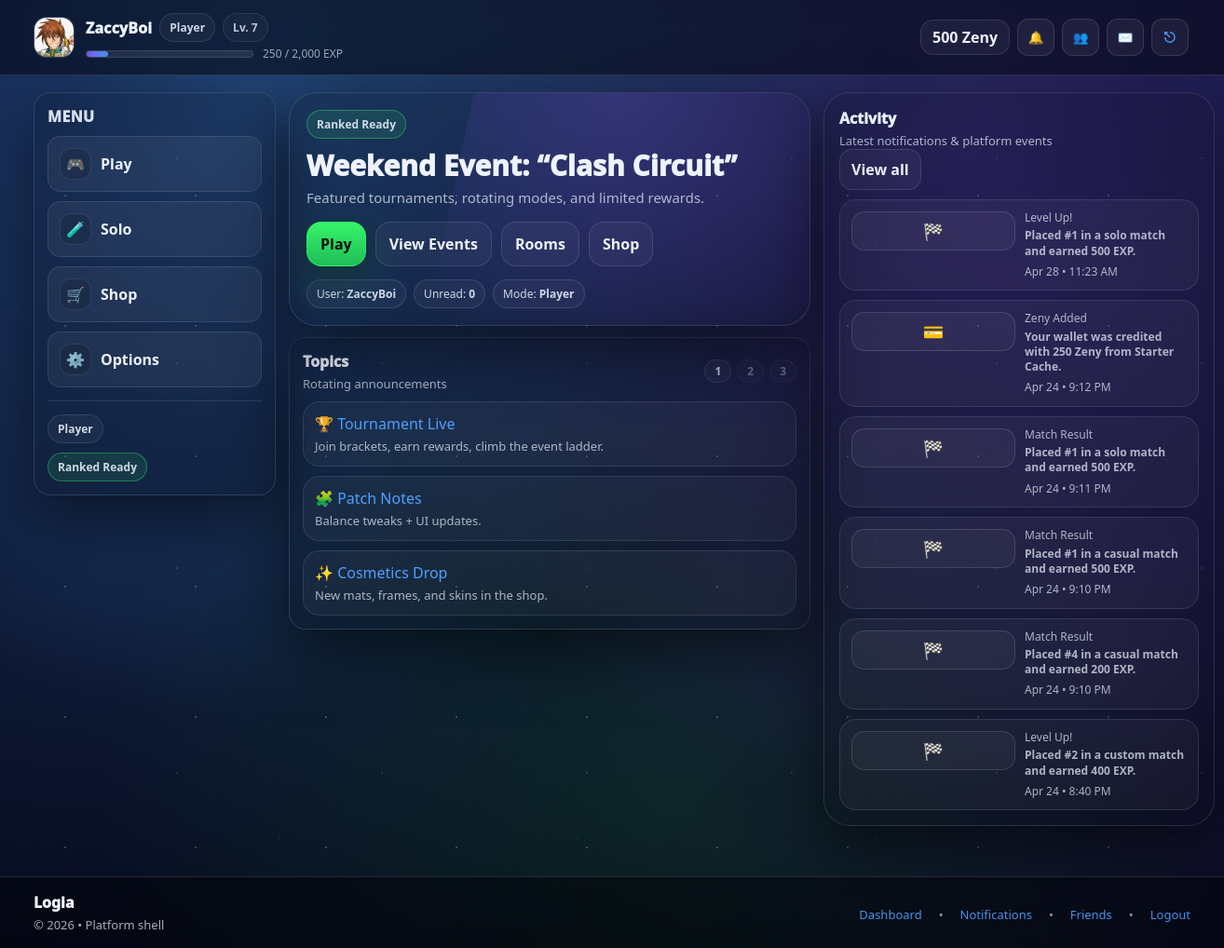
Page /dashboard.php (signed in) on the committed database.
### tables this page shows
CREATE TABLE `users` (
  `id` bigint UNSIGNED NOT NULL,
  `username` varchar(32) NOT NULL,
  `email` varchar(255) NOT NULL,
  `password_hash` varchar(255) NOT NULL,
  `display_name` varchar(64) DEFAULT NULL,
  `email_verified_at` datetime DEFAULT NULL,
  `failed_login_attempts` int NOT NULL DEFAULT '0',
  `security_challenge_required` tinyint(1) NOT NULL DEFAULT '0',
  `last_failed_login_at` datetime DEFAULT NULL,
  `approval_status` enum('pending','approved','rejected') NOT NULL DEFAULT 'pending',
  `approved_by` bigint UNSIGNED DEFAULT NULL,
  `approved_at` datetime DEFAULT NULL,
  `rejected_reason` varchar(255) DEFAULT NULL,
  `is_active` tinyint(1) NOT NULL DEFAULT '1',
  `is_guest` tinyint(1) NOT NULL DEFAULT '0',
  `banned_until` datetime DEFAULT NULL,
  `bank_link_status` enum('none','pending','linked','failed') NOT NULL DEFAULT 'none',
  `bank_linked_at` datetime DEFAULT NULL,
  `appearance_mode` enum('default','dark','light') NOT NULL DEFAULT 'default',
  `last_login_at` datetime DEFAULT NULL,
  `created_at` datetime NOT NULL DEFAULT CURRENT_TIMESTAMP,
  `updated_at` datetime NOT NULL DEFAULT CURRENT_TIMESTAMP ON UPDATE CURRENT_TIMESTAMP,
  `level` int DEFAULT '1',
  `exp` int DEFAULT '0',
  `exp_to_next` int DEFAULT '100',
  `credits` int DEFAULT '0',
  `ranked_unlocked` tinyint(1) NOT NULL DEFAULT '0',
  `matches_played` int DEFAULT '0',
  `matches_won` int DEFAULT '0',
  `bio` text,
  `avatar_path` varchar(255) DEFAULT NULL,
  `favorite_deck` varchar(100) DEFAULT NULL,
  `tagline` varchar(120) DEFAULT NULL
);

CREATE TABLE `dashboard_notifications` (
  `id` bigint UNSIGNED NOT NULL,
  `user_id` bigint UNSIGNED NOT NULL,
  `type` varchar(32) NOT NULL,
  `title` varchar(120) NOT NULL,
  `body` varchar(500) DEFAULT NULL,
  `link_url` varchar(255) DEFAULT NULL,
  `is_read` tinyint(1) NOT NULL DEFAULT '0',
  `created_at` datetime NOT NULL DEFAULT CURRENT_TIMESTAMP,
  `read_at` datetime DEFAULT NULL
);

### dashboard.php (the view, shortened to what the rows shown need)
<?php
require_once __DIR__ . "/includes/db.php";
require_once __DIR__ . "/includes/helpers.php";
require_once __DIR__ . "/includes/auth.php";
require_once __DIR__ . "/includes/ui.php";
$u  = current_user();
$bp = base_path();
$notes  = fetch_notifications($mysqli, (int)$u['id'], 6);
ui_header("Dashboard");
?>
<section class="section section--flush-top">
  <div class="hub-grid">
    <main class="page-main">
      <div class="card hub-hero">
        <div class="hero-body">
          <h2>Weekend Event: “Clash Circuit”</h2>
        </div>
      </div>
    </main>
    <aside class="hub-right">
      <div class="card panel-card--lg">
        <div class="stack-10 hub-mt-12">
          <?php if (!$notes): ?>
            <div class="empty-state">
              No notifications yet.
            </div>
          <?php else: ?>
            <?php foreach ($notes as $n): ?>
              <?php
                $icon = notif_icon((string)$n['type']);
                $when = $n['created_at'] ? date("M d • g:i A", strtotime((string)$n['created_at'])) : '';
                $link = trim((string)($n['link_url'] ?? ''));
                if ($link !== '') {
                  $link = preg_replace('~^/cardgame/~', '/', $link);
                }
                if ($link === '') {
                  $href = $bp . "/notifications.php";
                } elseif (preg_match('~^https?://~i', $link)) {
                  $href = $link;
                } elseif (strpos($link, '/') === 0) {
                  $href = $bp . $link;
                } else {
                  $href = $bp . '/' . ltrim($link, '/');
                }
              ?>
            <a href="<?= h($href) ?>" class="card-soft activity-link">
              <div class="activity-row">
                <div class="activity-copy">
                  <?= $icon ?>
                </div>
                <div class="activity-main">
                  <div class="activity-kicker">
                    <?= h((string)($n['title'] ?? 'Notification')) ?>
                  </div>
                  <?php if (!empty($n['body'])): ?>
                    <div class="activity-body">
                      <?= h((string)$n['body']) ?>
                    </div>
                  <?php endif; ?>
                  <div class="activity-meta">
                    <?= h($when) ?>
                  </div>
                </div>
              </div>
            </a>
            <?php endforeach; ?>
          <?php endif; ?>
        </div>
      </div>
    </aside>
  </div>
</section>
<?php ui_footer(); ?>

### includes/ui.php (shortened to what the rows shown need)
<?php
require_once __DIR__ . '/helpers.php';
require_once __DIR__ . '/db.php';
require_once __DIR__ . '/auth.php';
function notif_icon(string $type): string {
  return match ($type) {
    'admin_approval'  => '🛡️',
    'security_alert'  => '🔐',
    'credit_update'   => '💳',
    'match_result'    => '🏁',
    'ranked_unlock'   => '🏆',
    'friend_request'  => '👥',
    'friend_accept'   => '✅',
    'message'         => '✉️',
    default           => '🔔',
  };
}
function fetch_notifications(mysqli $mysqli, int $user_id, int $limit = 8): array {
  $stmt = $mysqli->prepare("
    SELECT id, type, title, body, link_url, is_read, created_at
    FROM dashboard_notifications
    WHERE user_id = ?
    ORDER BY created_at DESC
    LIMIT ?
  ");
  $stmt->bind_param("ii", $user_id, $limit);
  $stmt->execute();
  $rows = $stmt->get_result()->fetch_all(MYSQLI_ASSOC);
  return $rows;
}
function ui_appearance_mode(array $u): string {
  $mode = (string)($u['appearance_mode'] ?? 'default');
  return $mode;
}
function ui_header(string $title = 'Dashboard', bool $is_hub = true): void {
  global $mysqli;
  $bp = base_path();
  $u  = current_user();
  $uid = (int)$u['id'];
  $stmt = $mysqli->prepare("
    SELECT *
    FROM users
    WHERE id = ?
    LIMIT 1
  ");
  $stmt->bind_param("i", $uid);
  $stmt->execute();
  $freshUser = $stmt->get_result()->fetch_assoc();
  if ($freshUser) {
    $u = $freshUser;
  }
  $is_guest = ((int)($u['is_guest'] ?? 0) === 1);
  $role_label = $is_guest ? 'Guest' : 'Player';
  $level   = (int)($u['level'] ?? 1);
  $exp     = (int)($u['exp'] ?? 0);
  $expNext = (int)($u['exp_to_next'] ?? 100);
  $exp_pct = $expNext > 0 ? min(100, round(($exp / $expNext) * 100)) : 0;
  $zenyBalance = (int)($u['credits'] ?? 0);
  ?>
<!doctype html>
<html lang="en">
<head>
  <link rel="stylesheet" href="<?= h($bp) ?>/assets/style.css"/>
  <link rel="stylesheet" href="<?= h($bp) ?>/assets/hub.css"/>
  <link rel="stylesheet" href="<?= h($bp) ?>/assets/userstyle.css"/>
</head>
<body class="<?= $is_hub ? 'hub' : '' ?>" data-appearance="<?= h(ui_appearance_mode($u)) ?>">
<header class="topnav">
  <div class="topnav__inner topnav__inner--hub">
    <a href="<?= h($bp) ?>/profile.php" title="Profile & Stats" class="topnav-profile">
      <?php $navAvatar = trim((string)($u['avatar_path'] ?? '')); ?>
      <?php if ($navAvatar !== ''): ?>
        <img
          src="<?= h($bp . '/' . ltrim($navAvatar, '/')) ?>"
          alt="Profile Avatar"
          class="topnav-profile__avatarimg"
        >
      <?php else: ?>
        <div class="topnav-profile__avatarfallback">
          <?= h(strtoupper(substr((string)$u['username'], 0, 1))) ?>
        </div>
      <?php endif; ?>
      <div class="topnav-profile__meta">
        <div class="topnav-profile__row">
          <div class="topnav-profile__name">
            <?= h($u['display_name'] ?? $u['username']) ?>
          </div>
          <span class="pill"><?= h($role_label) ?></span>
          <span class="pill pill-soft" id="topnavLevelPill">Lv. <?= (int)$level ?></span>
        </div>
        <div class="topnav-profile__subrow">
          <div class="topnav-profile__xpbar">
            <i
              class="topnav-profile__xpfill"
              id="topnavXpFill"
              data-progress="<?= max(0, min(100, $exp_pct)) ?>"
            ></i>
          </div>
          <div class="topnav-profile__subtext" id="topnavXpText">
            <?= number_format($exp) ?> / <?= number_format($expNext) ?> EXP
          </div>
        </div>
      </div>
    </a>
    <div class="md-icons">
          <div
          class="md-ico-wrap md-balance-wrap"
          title="Zeny Balance"
        >
          <a
            href="<?= h($bp) ?>/shop.php?tab=credits"
            class="md-balance"
          >
            <span> <?= number_format($zenyBalance) ?> Zeny</span>
          </a>
    </div>
  </div>
</header>
<main class="container container--topspaced">
<?php
}
function ui_footer(): void {
  ?>
</main>
</body>
</html>
<?php
}

### rows in the picture
users: avatar_path (picture), display_name "ZaccyBoi", is_guest "Player", level "7", exp "250", exp_to_next "2,000", credits "500"
dashboard_notifications: type "🏁", title "Level Up!", body "Placed #1 in a solo match and earned 500 EXP.", created_at "Apr 28 • 11:23 AM"
dashboard_notifications: type "💳", title "Zeny Added", body "Your wallet was credited with 250 Zeny from Starter Cache.", created_at "Apr 24 • 9:12 PM"
dashboard_notifications: type "🏁", title "Match Result", body "Placed #1 in a solo match and earned 500 EXP.", created_at "Apr 24 • 9:11 PM"
dashboard_notifications: type "🏁", title "Match Result", body "Placed #1 in a casual match and earned 500 EXP.", created_at "Apr 24 • 9:10 PM"
dashboard_notifications: type "🏁", title "Match Result", body "Placed #4 in a casual match and earned 200 EXP.", created_at "Apr 24 • 9:10 PM"
dashboard_notifications: type "🏁", title "Level Up!", body "Placed #2 in a custom match and earned 400 EXP.", created_at "Apr 24 • 8:40 PM"

### other values in the picture
$u['username'] "ZaccyBoi"
$unread "0"
